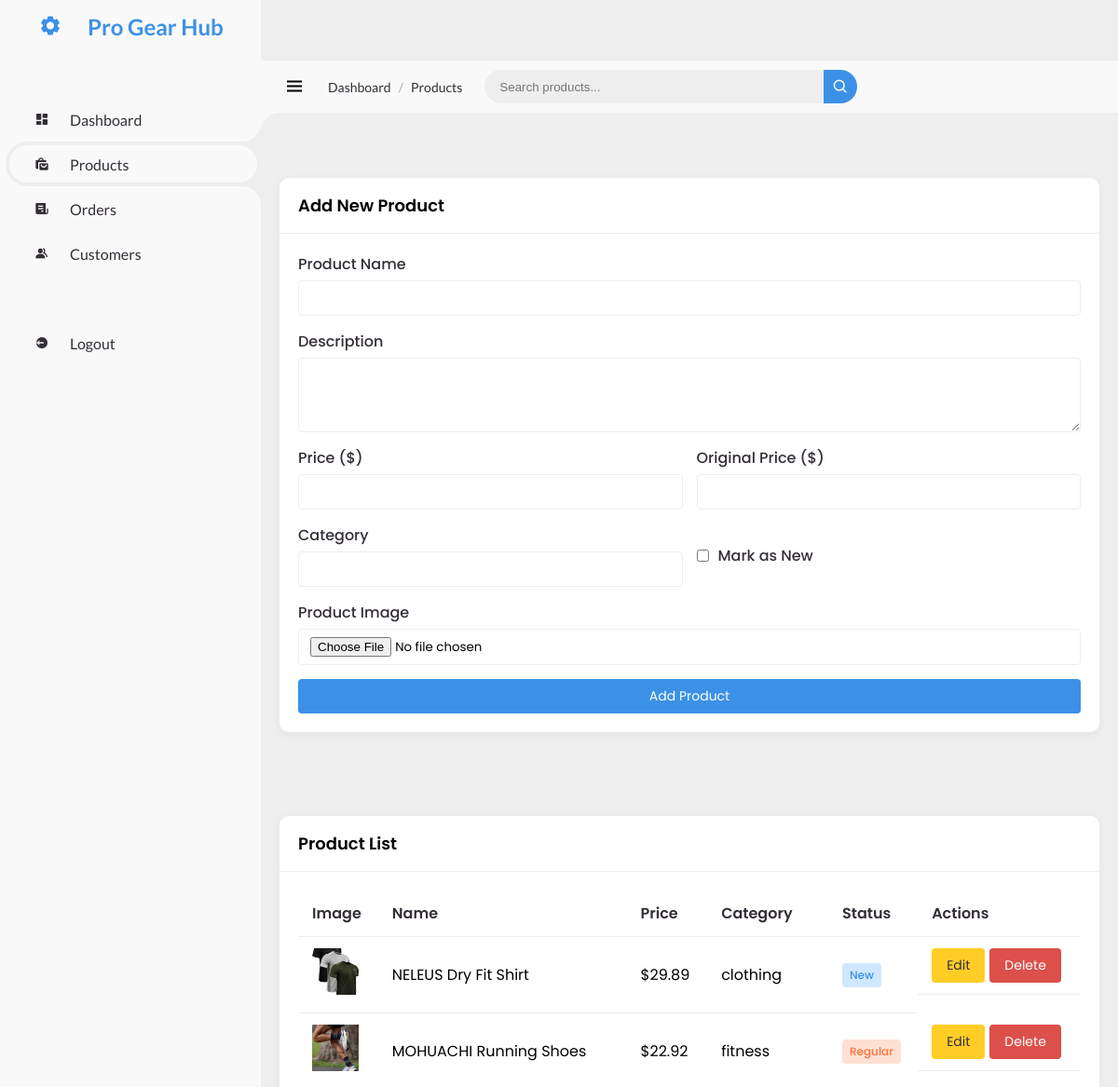
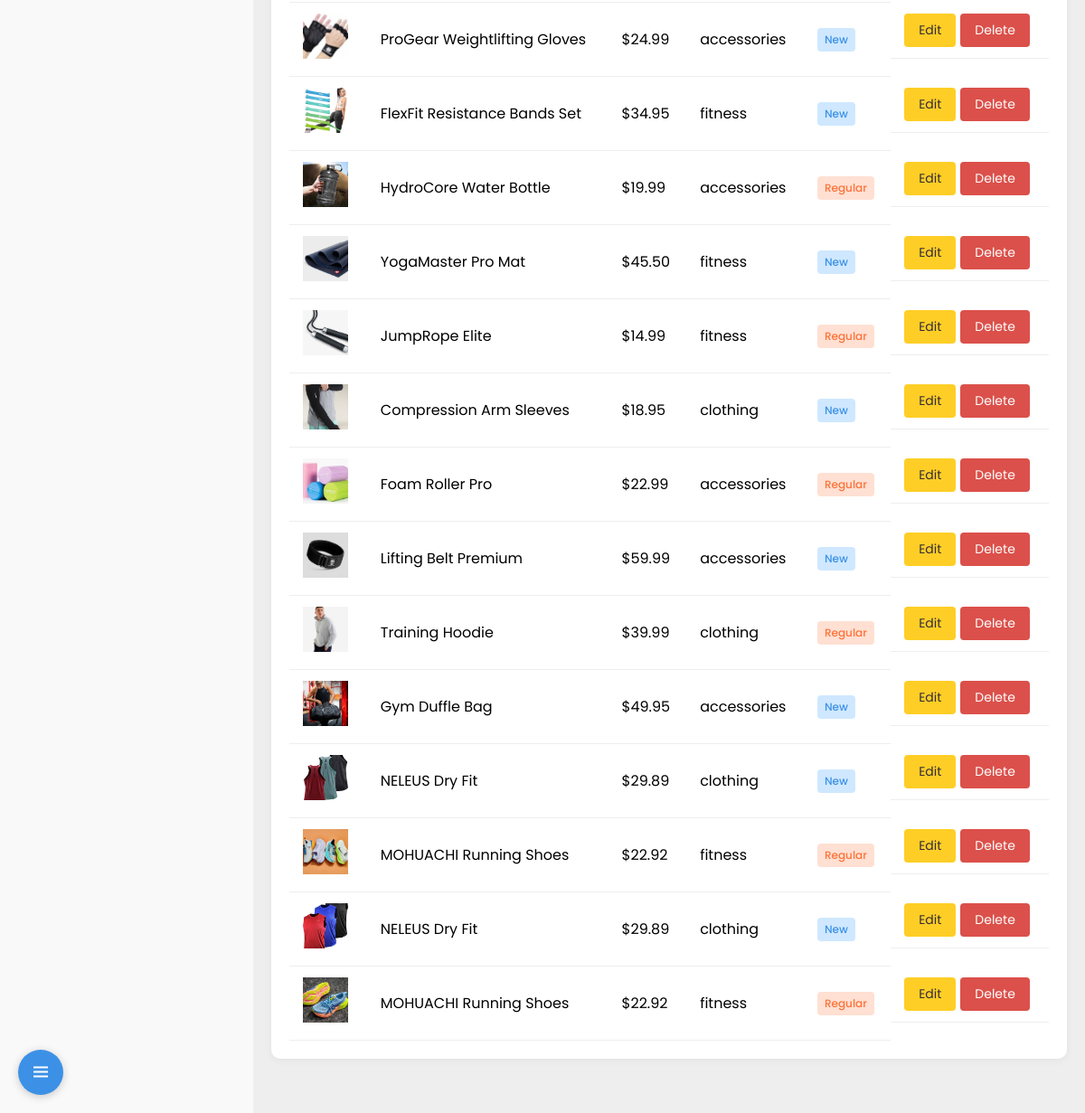
/admin/products.php (signed in), run on the app's committed database (2 pictures, top to bottom).
### tables this page shows
CREATE TABLE `products` (
  `id` int(11) NOT NULL,
  `NAME` varchar(255) NOT NULL,
  `description` text DEFAULT NULL,
  `price` decimal(10,2) NOT NULL,
  `original_price` decimal(10,2) DEFAULT NULL,
  `category` varchar(100) DEFAULT NULL,
  `rating` decimal(3,1) DEFAULT NULL,
  `review_count` int(11) DEFAULT NULL,
  `image_path` varchar(255) DEFAULT NULL,
  `is_new` tinyint(1) DEFAULT 0,
  `created_at` timestamp NOT NULL DEFAULT current_timestamp()
);

### admin/products.php (the view, shortened to what this page needs)
<?php
require_once '../config.php';
$errors = $_SESSION['errors'] ?? [];
$form_data = $_SESSION['form_data'] ?? [];
try {
    $stmt = $pdo->query("SELECT * FROM products ORDER BY created_at DESC");
    $products = $stmt->fetchAll();
} catch (PDOException $e) {
    $errors[] = "Failed to load products: " . $e->getMessage();
    $products = [];
}
?>
<!DOCTYPE html>
<html lang="en">
<head>
    <link rel="stylesheet" type="text/css" href="style.css">
    <link href='https://unpkg.com/boxicons@2.1.4/css/boxicons.min.css' rel='stylesheet'>
</head>
<body>
    <section id="sidebar">
        <a class="brand">
            <i class='bx bxs-cog'></i>
            <span class="text">Pro Gear Hub</span>
        </a>
        <ul class="side-menu top">
            <li>
                <a href="admin.php">
                    <i class='bx bxs-dashboard'></i>
                    <span class="text">Dashboard</span>
                </a>
            </li>
            <li class="active">
                <a href="products.php">
                    <i class='bx bxs-shopping-bags'></i>
                    <span class="text">Products</span>
                </a>
            </li>
            <li>
                <a href="orders.php">
                    <i class='bx bxs-receipt'></i>
                    <span class="text">Orders</span>
                </a>
            </li>
            <li>
                <a href="customers.php">
                    <i class='bx bxs-group'></i>
                    <span class="text">Customers</span>
                </a>
            </li>
        </ul>
        <ul class="side-menu bottom">
            <li>
                <a href="../auth/logout.php" class="logout">
                    <i class='bx bxs-log-out-circle'></i>
                    <span class="text">Logout</span>
                </a>
            </li>
        </ul>
    </section>
    <section id="content">
        <nav>
            <i class="bx bx-menu toggle-sidebar"></i>
            <div class="breadcrumb">
                <a href="admin.php">Dashboard</a>
                <span>/</span>
                <a href="products.php" class="active">Products</a>
            </div>
            <form action="#">
                <div class="form-input">
                    <input type="search" placeholder="Search products..." id="productSearch">
                    <button type="submit" class="search-btn"><i class='bx bx-search'></i></button>
                </div>
            </form>
        </nav>
        <div class="product-management">
            <div class="card add-product-card">
                <div class="card-header">
                    <h3>Add New Product</h3>
                </div>
                <div class="card-body">
                    <form method="POST" enctype="multipart/form-data" class="product-form">
                        <div class="form-group">
                            <label for="name">Product Name</label>
                            <input type="text" id="name" name="name" value="<?= htmlspecialchars($form_data['name'] ?? '') ?>" required>
                        </div>
                        <div class="form-group">
                            <label for="description">Description</label>
                            <textarea id="description" name="description" rows="3" required><?= htmlspecialchars($form_data['description'] ?? '') ?></textarea>
                        </div>
                        <div class="form-row">
                            <div class="form-group">
                                <label for="price">Price ($)</label>
                                <input type="number" id="price" name="price" step="0.01" min="0"
                                       value="<?= htmlspecialchars($form_data['price'] ?? '') ?>" required>
                            </div>
                            <div class="form-group">
                                <label for="original_price">Original Price ($)</label>
                                <input type="number" id="original_price" name="original_price" step="0.01" min="0">
                            </div>
                        </div>
                        <div class="form-row">
                            <div class="form-group">
                                <label for="category">Category</label>
                                <input type="text" id="category" name="category">
                            </div>
                            <div class="form-group checkbox-group">
                                <input type="checkbox" id="is_new" name="is_new">
                                <label for="is_new">Mark as New</label>
                            </div>
                        </div>
                        <div class="form-group">
                            <label for="image">Product Image</label>
                            <input type="file" id="image" name="image" accept="image/*">
                        </div>
                        <button type="submit" name="add_product" class="btn">Add Product</button>
                    </form>
                </div>
            </div>
            <div class="card products-list-card">
                <div class="card-header">
                    <h3>Product List</h3>
                </div>
                <div class="card-body">
                    <div class="table-responsive">
                        <table>
                            <thead>
                                <tr>
                                    <th>Image</th>
                                    <th>Name</th>
                                    <th>Price</th>
                                    <th>Category</th>
                                    <th>Status</th>
                                    <th>Actions</th>
                                </tr>
                            </thead>
                            <tbody>
                                <?php if (empty($products)): ?>
                                    <tr>
                                        <td colspan="6" style="text-align: center;">No products found</td>
                                    </tr>
                                <?php else: ?>
                                    <?php foreach ($products as $product): ?>
                                    <tr>
                                        <td>
    <?php
    $default_image = '../images/placeholder-product.jpg';
    $image_path = !empty($product['image_path'])
        ? str_replace('images/', '../images/', $product['image_path'])
        : $default_image;
    $final_image = file_exists($image_path) ? $image_path : $default_image;
    ?>
    <img src="<?= htmlspecialchars($final_image) ?>"
         alt="<?= htmlspecialchars($product['name'] ?? 'Product image') ?>"
         width="50"
         style="height:50px; object-fit:cover;">
</td>
                                        <td><?= htmlspecialchars($product['NAME']) ?></td>
                                        <td>$<?= number_format($product['price'], 2) ?></td>
                                        <td><?= htmlspecialchars($product['category'] ?? 'N/A') ?></td>
                                        <td>
                                            <span class="status <?= $product['is_new'] ? 'new' : 'regular' ?>">
                                                <?= $product['is_new'] ? 'New' : 'Regular' ?>
                                            </span>
                                        </td>
                                        <td class="actions">
                                            <a href="edit_product.php?id=<?= $product['id'] ?>" class="btn edit-btn">Edit</a>
                                            <form method="POST" style="display: inline;">
                                                <button type="submit" name="delete" class="btn delete-btn" onclick="return confirm('Are you sure you want to delete this product?')">Delete</button>
                                            </form>
                                        </td>
                                    </tr>
                                    <?php endforeach; ?>
                                <?php endif; ?>
                            </tbody>
                        </table>
                    </div>
                </div>
            </div>
        </div>
    </section>
</body>
</html>

### data on the page
products: image_path (picture), NAME "NELEUS Dry Fit Shirt", price "29.89", category "clothing", is_new "New"
products: image_path (picture), NAME "MOHUACHI Running Shoes", price "22.92", category "fitness", is_new "Regular"
products: image_path (picture), NAME "ProGear Weightlifting Gloves", price "24.99", category "accessories", is_new "New"
products: image_path (picture), NAME "FlexFit Resistance Bands Set", price "34.95", category "fitness", is_new "New"
products: image_path (picture), NAME "HydroCore Water Bottle", price "19.99", category "accessories", is_new "Regular"
products: image_path (picture), NAME "YogaMaster Pro Mat", price "45.50", category "fitness", is_new "New"
products: image_path (picture), NAME "JumpRope Elite", price "14.99", category "fitness", is_new "Regular"
products: image_path (picture), NAME "Compression Arm Sleeves", price "18.95", category "clothing", is_new "New"
products: image_path (picture), NAME "Foam Roller Pro", price "22.99", category "accessories", is_new "Regular"
products: image_path (picture), NAME "Lifting Belt Premium", price "59.99", category "accessories", is_new "New"
products: image_path (picture), NAME "Training Hoodie", price "39.99", category "clothing", is_new "Regular"
products: image_path (picture), NAME "Gym Duffle Bag", price "49.95", category "accessories", is_new "New"
products: image_path (picture), NAME "NELEUS Dry Fit", price "29.89", category "clothing", is_new "New"
products: image_path (picture), NAME "MOHUACHI Running Shoes", price "22.92", category "fitness", is_new "Regular"
products: image_path (picture), NAME "NELEUS Dry Fit", price "29.89", category "clothing", is_new "New"
products: image_path (picture), NAME "MOHUACHI Running Shoes", price "22.92", category "fitness", is_new "Regular"
